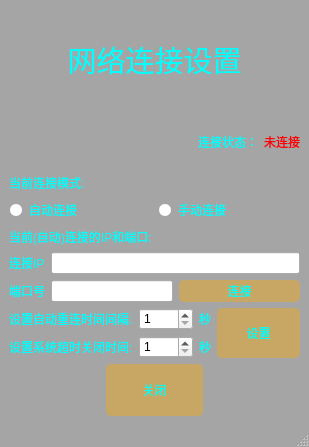
<?xml version="1.0" encoding="UTF-8"?>
<ui version="4.0">
 <class>SetSocketConnWin</class>
 <widget class="QMainWindow" name="SetSocketConnWin">
  <property name="geometry">
   <rect>
    <x>0</x>
    <y>0</y>
    <width>309</width>
    <height>447</height>
   </rect>
  </property>
  <property name="windowTitle">
   <string>网络设置</string>
  </property>
  <property name="styleSheet">
   <string notr="true">QMainWindow{
	background-color: rgba(0, 0, 0, 50);
}

QLabel{
	color: rgb(0, 255, 255);
	/*background-color: rgb(85, 85, 127);*/
}
QRadioButton{
	color: rgb(0, 255, 255);
	/*background-color: rgb(85, 85, 127);*/
}

QPushButton{
	border-radius: 5px;
	background-color: rgba(255, 170, 0, 100);
	color: rgb(0, 255, 255);
}
QPushButton:hover{
	background-color: rgb(255, 85, 255);
}
QPushButton:pressed{	
	background-color: rgba(255, 170, 0, 100);
}</string>
  </property>
  <widget class="QWidget" name="centralwidget">
   <layout class="QGridLayout" name="gridLayout" rowstretch="1,3">
    <item row="0" column="0">
     <widget class="QLabel" name="label_3">
      <property name="font">
       <font>
        <pointsize>22</pointsize>
       </font>
      </property>
      <property name="text">
       <string>网络连接设置</string>
      </property>
      <property name="alignment">
       <set>Qt::AlignCenter</set>
      </property>
     </widget>
    </item>
    <item row="1" column="0">
     <layout class="QVBoxLayout" name="verticalLayout_5">
      <item>
       <layout class="QHBoxLayout" name="horizontalLayout_5">
        <item>
         <spacer name="horizontalSpacer_2">
          <property name="orientation">
           <enum>Qt::Horizontal</enum>
          </property>
          <property name="sizeHint" stdset="0">
           <size>
            <width>40</width>
            <height>20</height>
           </size>
          </property>
         </spacer>
        </item>
        <item>
         <layout class="QHBoxLayout" name="horizontalLayout_3">
          <item>
           <widget class="QLabel" name="label_5">
            <property name="text">
             <string>连接状态：</string>
            </property>
            <property name="alignment">
             <set>Qt::AlignRight|Qt::AlignTrailing|Qt::AlignVCenter</set>
            </property>
           </widget>
          </item>
          <item>
           <widget class="QLabel" name="conState">
            <property name="styleSheet">
             <string notr="true">color: rgb(255, 0, 0);</string>
            </property>
            <property name="text">
             <string>未连接</string>
            </property>
           </widget>
          </item>
         </layout>
        </item>
       </layout>
      </item>
      <item>
       <layout class="QVBoxLayout" name="verticalLayout_4">
        <item>
         <layout class="QVBoxLayout" name="verticalLayout_2" stretch="0,0">
          <item>
           <widget class="QLabel" name="label_7">
            <property name="text">
             <string>当前连接模式:</string>
            </property>
           </widget>
          </item>
          <item>
           <layout class="QHBoxLayout" name="horizontalLayout_4">
            <item>
             <widget class="QRadioButton" name="autoRB">
              <property name="text">
               <string>自动连接</string>
              </property>
             </widget>
            </item>
            <item>
             <widget class="QRadioButton" name="manualRB">
              <property name="text">
               <string>手动连接</string>
              </property>
             </widget>
            </item>
           </layout>
          </item>
         </layout>
        </item>
        <item>
         <layout class="QVBoxLayout" name="verticalLayout">
          <item>
           <widget class="QLabel" name="label_4">
            <property name="text">
             <string>当前(自动)连接的IP和端口:</string>
            </property>
           </widget>
          </item>
          <item>
           <layout class="QHBoxLayout" name="horizontalLayout">
            <item>
             <widget class="QLabel" name="label">
              <property name="text">
               <string>连接IP</string>
              </property>
             </widget>
            </item>
            <item>
             <widget class="QLineEdit" name="IPEdit"/>
            </item>
           </layout>
          </item>
          <item>
           <layout class="QHBoxLayout" name="horizontalLayout_2">
            <item>
             <widget class="QLabel" name="label_2">
              <property name="text">
               <string>端口号</string>
              </property>
             </widget>
            </item>
            <item>
             <widget class="QLineEdit" name="PortEdit"/>
            </item>
            <item>
             <widget class="QPushButton" name="connectBt">
              <property name="sizePolicy">
               <sizepolicy hsizetype="Expanding" vsizetype="Preferred">
                <horstretch>0</horstretch>
                <verstretch>0</verstretch>
               </sizepolicy>
              </property>
              <property name="text">
               <string>连接</string>
              </property>
             </widget>
            </item>
           </layout>
          </item>
         </layout>
        </item>
        <item>
         <layout class="QHBoxLayout" name="horizontalLayout_9">
          <item>
           <layout class="QVBoxLayout" name="verticalLayout_3">
            <item>
             <layout class="QHBoxLayout" name="horizontalLayout_7">
              <item>
               <widget class="QLabel" name="inter_left">
                <property name="text">
                 <string>设置自动重连时间间隔:</string>
                </property>
               </widget>
              </item>
              <item>
               <widget class="QSpinBox" name="interTime">
                <property name="sizePolicy">
                 <sizepolicy hsizetype="Minimum" vsizetype="Fixed">
                  <horstretch>0</horstretch>
                  <verstretch>0</verstretch>
                 </sizepolicy>
                </property>
                <property name="minimum">
                 <number>1</number>
                </property>
                <property name="maximum">
                 <number>3600</number>
                </property>
                <property name="stepType">
                 <enum>QAbstractSpinBox::DefaultStepType</enum>
                </property>
               </widget>
              </item>
              <item>
               <widget class="QLabel" name="inter_right">
                <property name="text">
                 <string>秒</string>
                </property>
               </widget>
              </item>
             </layout>
            </item>
            <item>
             <layout class="QHBoxLayout" name="horizontalLayout_8">
              <item>
               <widget class="QLabel" name="overTime_left">
                <property name="text">
                 <string>设置系统超时关闭时间:</string>
                </property>
               </widget>
              </item>
              <item>
               <widget class="QSpinBox" name="sysOverTime">
                <property name="sizePolicy">
                 <sizepolicy hsizetype="Minimum" vsizetype="Fixed">
                  <horstretch>0</horstretch>
                  <verstretch>0</verstretch>
                 </sizepolicy>
                </property>
                <property name="minimum">
                 <number>1</number>
                </property>
                <property name="maximum">
                 <number>3600</number>
                </property>
                <property name="stepType">
                 <enum>QAbstractSpinBox::DefaultStepType</enum>
                </property>
               </widget>
              </item>
              <item>
               <widget class="QLabel" name="overTime_right">
                <property name="text">
                 <string>秒</string>
                </property>
               </widget>
              </item>
             </layout>
            </item>
           </layout>
          </item>
          <item>
           <widget class="QPushButton" name="setTimeBt">
            <property name="sizePolicy">
             <sizepolicy hsizetype="Preferred" vsizetype="Preferred">
              <horstretch>0</horstretch>
              <verstretch>0</verstretch>
             </sizepolicy>
            </property>
            <property name="text">
             <string>设置</string>
            </property>
           </widget>
          </item>
         </layout>
        </item>
       </layout>
      </item>
      <item>
       <layout class="QHBoxLayout" name="horizontalLayout_6">
        <item>
         <spacer name="horizontalSpacer">
          <property name="orientation">
           <enum>Qt::Horizontal</enum>
          </property>
          <property name="sizeHint" stdset="0">
           <size>
            <width>40</width>
            <height>20</height>
           </size>
          </property>
         </spacer>
        </item>
        <item>
         <widget class="QPushButton" name="closeBt">
          <property name="sizePolicy">
           <sizepolicy hsizetype="Expanding" vsizetype="Preferred">
            <horstretch>0</horstretch>
            <verstretch>0</verstretch>
           </sizepolicy>
          </property>
          <property name="text">
           <string>关闭</string>
          </property>
         </widget>
        </item>
        <item>
         <spacer name="horizontalSpacer_3">
          <property name="orientation">
           <enum>Qt::Horizontal</enum>
          </property>
          <property name="sizeHint" stdset="0">
           <size>
            <width>40</width>
            <height>20</height>
           </size>
          </property>
         </spacer>
        </item>
       </layout>
      </item>
     </layout>
    </item>
   </layout>
  </widget>
  <widget class="QMenuBar" name="menubar">
   <property name="geometry">
    <rect>
     <x>0</x>
     <y>0</y>
     <width>309</width>
     <height>26</height>
    </rect>
   </property>
  </widget>
  <widget class="QStatusBar" name="statusbar"/>
 </widget>
 <resources/>
 <connections/>
</ui>
